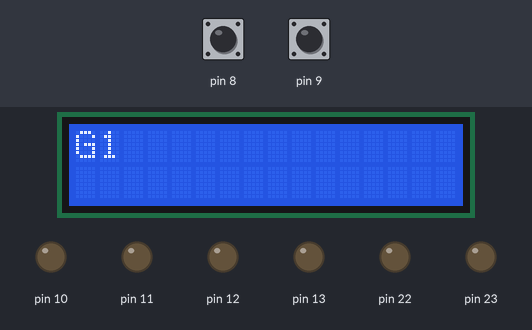
The sketch below on a simulated Arduino Uno, built with avr-gcc and run on an emulated ATmega328P. Parts: 16×2 character LCD, output pins drawn as LEDs (lit = HIGH). Wiring (inferred from the signals the program sends): character LCD (HD44780): RS pin 18; E pin 19; data pin 0, pin 1, pin 2, pin 3, pin 4, pin 5, pin 6, pin 7. The test bench sets the inputs (shaded band); at power-on: pin 8 HIGH, pin 9 HIGH. Pins used as bus, display or sensor lines are not drawn.

Above: at 1.3 s.
1.4 s: pin 8 pulled LOW for 0.15 s
At 2.6 s:
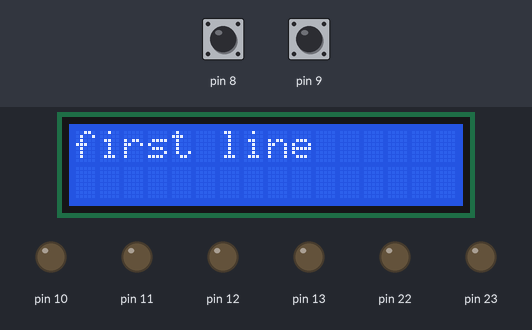
3.0 s: pin 9 pulled LOW for 0.15 s
At 4.3 s:
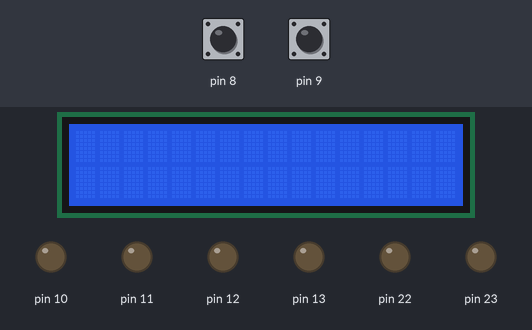
4.6 s: pin 8 pulled LOW for 1 s
At 5.61 s:
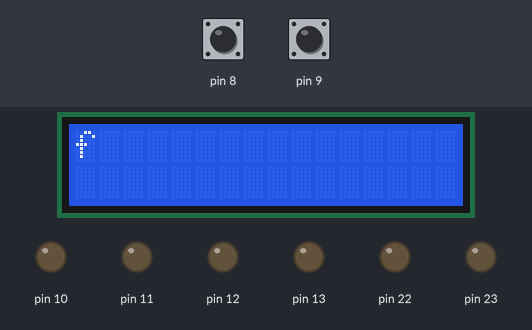
7.1 s: pin 8 pulled LOW for 0.15 s
At 8.2 s:
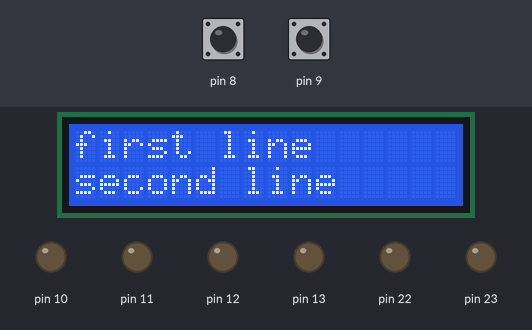
8.7 s: pin 8 pulled LOW for 3.2 s
At 12.7 s:
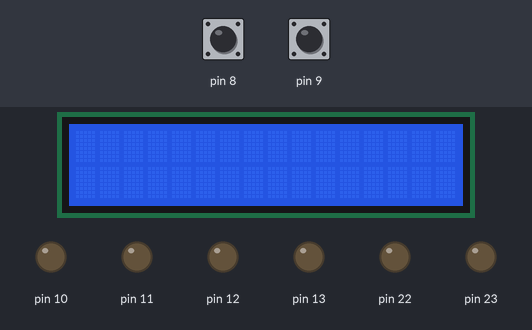
Timing chart, 0 to 14.2 s (numbered marks = the images above; inputs shaded):
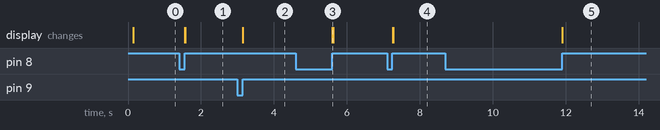

The sketch:

Lab1P3.ino
```cpp
void lcd_command(char cmd);
void lcd_text(char text);
void initial_LCD();
void lcd_puts(char ch[]);
void setup() {
  // put your setup code here, to run once:
  DDRC = 0x30;
  DDRD = 0xFF;
  DDRB = 0xFC;
  PORTB = PORTB | 0b00000011;
  initial_LCD();
  lcd_text('G');
  lcd_text('1');
}

int i=0;

void loop() {
  // put your main code here, to run repeatedly:
  if((PINB&0x01)==0){
    while((PINB&0x01)==0);
    i++;
  }
  if(i==3){
    i=0;
    lcd_command(0x01);
  }
  else if(i==1){
    lcd_command(0x80);
    lcd_puts("first line");
  }
  else if(i==2){
    lcd_command(0xc0);
    lcd_puts("second line");
  }
  if((PINB&0x02)==0){
    while((PINB&0x02)==0);
    lcd_command(0x01);
    i=0;
  }
}
void lcd_puts(char ch[]){
  int k=0;
  while(ch[k]!='\0'){
    lcd_text(ch[k]);
    k++;
  }
}

void lcd_command(char cmd){
  PORTC =PORTC &0b11101111;
  PORTD = cmd;
  PORTC =PORTC | 0b00100000;
  delay(1);
  PORTC = PORTC & 0b11011111;
  delay(1);
}
void lcd_text(char text){
  PORTC =PORTC | 0b00010000;
  PORTD = text;
  PORTC = PORTC | 0b00100000;
  delay(1);
  PORTC = PORTC & 0b11011111;
  delay(1);
}
void initial_LCD(){
  delay(100);
  lcd_command(0x38); delay(15);
  lcd_command(0x38); delay(1);
  lcd_command(0x38); delay(1);
  lcd_command(0x38);
  lcd_command(0x0c);
  delay(1);
  lcd_command(0x01);
  delay(1);
  lcd_command(0x06);
  delay(1);
}
```

Measured:
- after the input at 1.4 s, the display: first changes after 0.15 s (image 1 shows a later state)
- after the input at 3.0 s, the display: changes after 0.15 s (image 2)
- after the input at 4.6 s, the display: changes after 1.0 s (image 3)
- after the input at 7.1 s, the display: first changes after 0.15 s (image 4 shows a later state)
- after the input at 8.7 s, the display: changes after 3.2 s (image 5)
